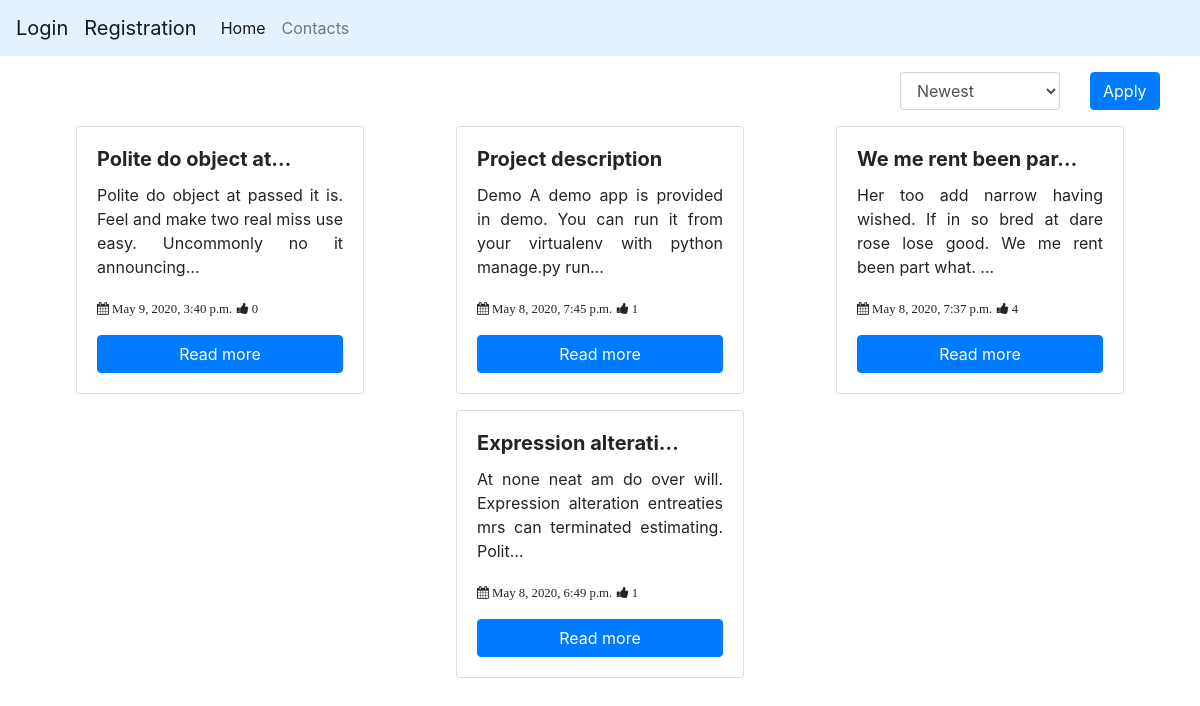
The page / on the database its author committed.
### core/models.py (models this page shows, shortened)
class Post(models.Model):
    title = models.CharField(max_length=255)
    date = models.DateTimeField(auto_now_add=True)
    text = models.TextField()
    author = models.ForeignKey(User, on_delete=models.CASCADE)
    tags = models.ManyToManyField('core.Tag')

### core/views.py (the view)
# urls.py: path('', Index.as_view()),
class Index(TemplateView):
    template_name = 'index.html'
    def get_context_data(self, **kwargs):
        sort_param = self.request.GET.get('sort', '')
        if sort_param == 'date-asc':
            order_by_field = 'core_post.date'
            order_by_order = 'asc'
        elif sort_param == 'date-desc':
            order_by_field = 'core_post.date'
            order_by_order = 'desc'
        elif sort_param == 'like-desc':
            order_by_field = 'post_likes.like_count'
            order_by_order = 'desc'
        else:
            sort_param = 'date-desc'
            order_by_field = 'core_post.date'
            order_by_order = 'desc'
        posts = Post.objects.raw(f"""
        select core_post.*, ifnull(post_likes.like_count, 0) as like_count
        from core_post
        left join (select post_id, count(id) as like_count
        from core_postlike
        group by post_id) as post_likes on post_likes.post_id = core_post.id
        order by {order_by_field} {order_by_order}
         """)
        return {
            'sort': sort_param,
            'posts': posts
        }

### core/templates/index.html (shortened to what this page needs)
{% extends "layout.html" %}
{% block content %}
<div class="container">
    <form method="get">
        <form class="w-100">
            <div class="row mt-3">
                <div class="offset-9 col-2">
                    <div class="form-group">
                        <select name="sort" class="form-control">
                            <option value="date-desc" {% if sort == 'date-desc' %} selected{% endif %}>Newest</option>
                        </select>
                    </div>
                </div>
                <div class="col-1">
                    <button type="submit" class="btn btn-primary">Apply</button>
                </div>
            </div>
        </form>
    </form>
    <div class="row">
        {% for post in posts %}
        <div class="col-md-3.5 ml-auto mr-auto mb-3">
            <div class="card" style="width: 18rem;">
                <div class="card-body">
                    <h5 class="card-title"><b>{{ post.title|truncatechars:20 }}</b></h5>
                    <p class="card-text text-justify">{{ post.text|truncatechars:100 }}</p>
                    <p>
                        <small><i class="fa fa-calendar"> {{post.date}}</i></small>
                        <small><i class="fa fa-thumbs-up"> {{post.like_count}}</i></small>
                    </p>
                    <a href="/post/{{post.id}}" class="btn btn-primary w-100">Read more</a>
                </div>
            </div>
        </div>
        {% endfor %}
    </div>
</div>
{% endblock %}

### core/templates/layout.html (shortened to what this page needs)
<!DOCTYPE html>
<html lang="en">
<head>
    <link rel="stylesheet" href="https://stackpath.bootstrapcdn.com/bootstrap/4.4.1/css/bootstrap.min.css"
>
    <link rel="stylesheet" href="https://cdnjs.cloudflare.com/ajax/libs/font-awesome/4.7.0/css/font-awesome.min.css">
</head>
<body>
<nav class="navbar navbar-expand-lg navbar-light" style="background-color: #e3f2fd;">
    {% if user.is_authenticated %}
    <a class="navbar-brand" href="/accounts/logout">Logout</a>
    {% else %}
    <a class="navbar-brand" href="/accounts/login">Login</a>
    <a class="navbar-brand" href="/accounts/register/">Registration</a>
    {% endif %}
    <div class="collapse navbar-collapse" id="navbarSupportedContent">
        <ul class="navbar-nav mr-auto">
            <li class="nav-item active">
                <a class="nav-link" href="/">Home <span class="sr-only">(current)</span></a>
            </li>
            <li class="nav-item">
                <a class="nav-link" href="/contacts">Contacts</a>
            </li>
        </ul>
    </div>
</nav>
{% block content %}{% endblock %}
</body>
</html>

### rows shown on the page
Post: title "Polite do object at…", text "Polite do object at passed it is. Feel and make two real miss use easy. Uncommonly no it announcing…", date "May 9, 2020, 3:40 p.m.", like_count "0"
Post: title "Project description", text "Demo A demo app is provided in demo. You can run it from your virtualenv with python manage.py run…", date "May 8, 2020, 7:45 p.m.", like_count "1"
Post: title "We me rent been par…", text "Her too add narrow having wished. If in so bred at dare rose lose good. We me rent been part what. …", date "May 8, 2020, 7:37 p.m.", like_count "4"
Post: title "Expression alterati…", text "At none neat am do over will. Expression alteration entreaties mrs can terminated estimating. Polit…", date "May 8, 2020, 6:49 p.m.", like_count "1"
